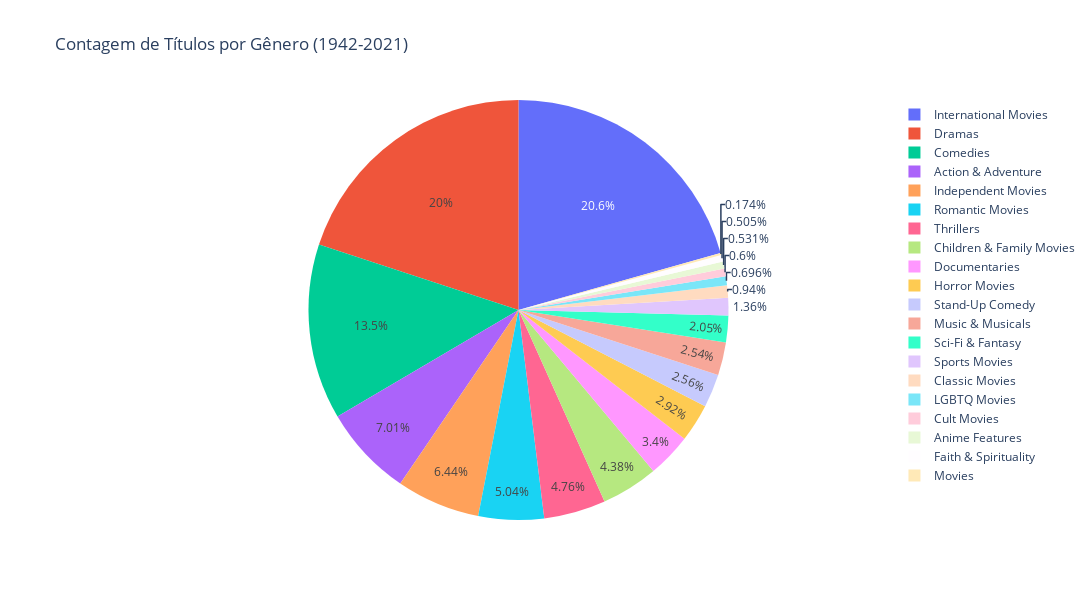

The code cell stored with this chart in its notebook:
### Code cell
# Ordenar a contagem de gêneros do menor para o maior
genero_contagem = df['Genero'].str.split(', ', expand=True).stack().value_counts()
genero_contagem = genero_contagem.sort_values()

# Criando o gráfico de pizza
fig = go.Figure()

# Adicionando as fatias de pizza ao gráfico
fig.add_trace(go.Pie(labels=genero_contagem.index, values=genero_contagem.values))

# Atualizando o layout do gráfico
fig.update_layout(title='Contagem de Títulos por Gênero (1942-2021)',
                  height=600,  # Altura do gráfico
                  width=1100)  # Largura do gráfico

# Mostrando o gráfico
fig.show()

### Figure 1 — Plotly figure (JSON) as saved in the notebook; plotly's stock layout.template omitted (floating-point values rounded to 4 significant figures)
{"data": [{"labels": ["Movies", "Faith & Spirituality", "Anime Features", "Cult Movies", "LGBTQ Movies", "Classic Movies", "Sports Movies", "Sci-Fi & Fantasy", "Music & Musicals", "Stand-Up Comedy", "Horror Movies", "Documentaries", "Children & Family Movies", "Thrillers", "Romantic Movies", "Independent Movies", "Action & Adventure", "Comedies", "Dramas", "International Movies"], "type": "pie", "values": [20, 58, 61, 69, 80, 108, 156, 236, 292, 294, 336, 391, 503, 547, 579, 740, 806, 1553, 2293, 2369]}], "layout": {"height": 600, "title": {"text": "Contagem de Títulos por Gênero (1942-2021)"}, "width": 1100}}
